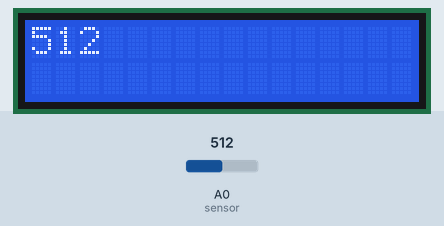
A sketch run on a simulated Arduino Uno, built with avr-gcc and run on an emulated ATmega328P. Parts: 16×2 character LCD. Inputs (shaded band) come from the test bench; at power-on: A0 (sensor) = 512.

Above: at 2.2 s.
2.3 s: A0 (sensor) set to 716
At 2.5 s:
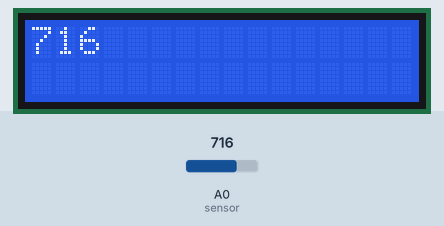
3.8 s: A0 (sensor) set to 900
At 4.36 s:
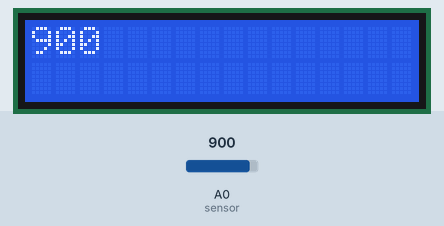
5.3 s: A0 (sensor) set to 1023
At 5.59 s:
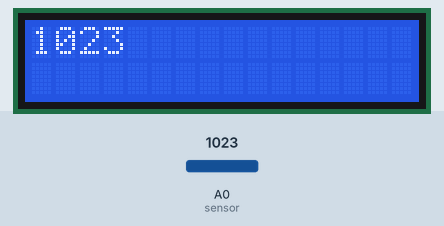
Timing chart, 0 to 8.3 s (numbered marks = the images above; inputs shaded):
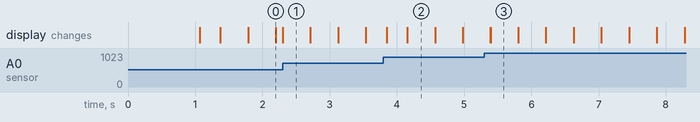

Measured:
- after the input at 2.3 s, the display: changes at once (image 1)
- after the input at 3.8 s, the display: changes after 0.05 s (image 2)
- after the input at 5.3 s, the display: first differs from a run without the input after 0.09 s (image 3)
- what the display in image 1 shows lasts 0.4 s, from 2.3 s to 2.7 s

The sketch:

lcd_potentio1.ino
```cpp
#include<LiquidCrystal.h>
LiquidCrystal lcd(2,3,4,5,6,7);

 int sensor=A0;
int aa;
void setup() {


  lcd.begin(16,2);
  lcd.setCursor(0,0);
  lcd.print("gjhgjhg");
  lcd.setCursor(0,1);
  lcd.print("u");
  delay(1000);
  lcd.clear();

  // put your setup code here, to run once:

}

void loop() {
  aa=analogRead(sensor);


  lcd.setCursor(0,0);
  lcd.print(aa);
  delay(100);
   lcd.clear();
  // put your main code here, to run repeatedly:

}
```
